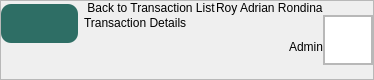
        <widget class="QFrame" name="Header">
         <property name="sizePolicy">
          <sizepolicy hsizetype="Expanding" vsizetype="Expanding">
           <horstretch>0</horstretch>
           <verstretch>0</verstretch>
          </sizepolicy>
         </property>
         <property name="minimumSize">
          <size>
           <width>0</width>
           <height>80</height>
          </size>
         </property>
         <property name="maximumSize">
          <size>
           <width>16777215</width>
           <height>80</height>
          </size>
         </property>
         <property name="cursor">
          <cursorShape>ArrowCursor</cursorShape>
         </property>
         <property name="frameShape">
          <enum>QFrame::StyledPanel</enum>
         </property>
         <property name="frameShadow">
          <enum>QFrame::Raised</enum>
         </property>
         <layout class="QHBoxLayout" name="horizontalLayout_3">
          <property name="spacing">
           <number>0</number>
          </property>
          <property name="leftMargin">
           <number>0</number>
          </property>
          <property name="topMargin">
           <number>0</number>
          </property>
          <property name="rightMargin">
           <number>0</number>
          </property>
          <property name="bottomMargin">
           <number>0</number>
          </property>
          <item alignment="Qt::AlignTop">
           <widget class="QWidget" name="BackButtonCon" native="true">
            <property name="styleSheet">
             <string notr="true">#Title{
	font: 700 22pt &quot;Lexend&quot;;
}
#Subtitle {
	font: 300 10pt &quot;Lexend Light&quot;;
}
QLabel {
    padding: 0px;
    margin: 0px;
}
</string>
            </property>
            <layout class="QHBoxLayout" name="horizontalLayout" stretch="0,0">
             <property name="spacing">
              <number>6</number>
             </property>
             <property name="leftMargin">
              <number>0</number>
             </property>
             <property name="topMargin">
              <number>0</number>
             </property>
             <property name="rightMargin">
              <number>0</number>
             </property>
             <property name="bottomMargin">
              <number>0</number>
             </property>
             <item alignment="Qt::AlignLeft">
              <widget class="QPushButton" name="BacktoTransactionButton">
               <property name="styleSheet">
                <string notr="true">QPushButton {
	font: 900 10pt &quot;Satoshi Black&quot;;
	background-color: #2E6E65;
 	border-radius: 10px;
	font-weight: bold;	
	font-size: 25px;
	color: #F4F7ED;
	text-align: left;
	padding: 5px 5px;
}</string>
               </property>
               <property name="text">
                <string/>
               </property>
               <property name="icon">
                <iconset resource="../Images/resources.qrc">
                 <normaloff>:/lucide/icons/arrow-left.svg</normaloff>:/lucide/icons/arrow-left.svg</iconset>
               </property>
               <property name="iconSize">
                <size>
                 <width>40</width>
                 <height>40</height>
                </size>
               </property>
              </widget>
             </item>
             <item alignment="Qt::AlignTop">
              <widget class="QWidget" name="widget" native="true">
               <property name="sizePolicy">
                <sizepolicy hsizetype="Expanding" vsizetype="Fixed">
                 <horstretch>0</horstretch>
                 <verstretch>0</verstretch>
                </sizepolicy>
               </property>
               <property name="maximumSize">
                <size>
                 <width>16777215</width>
                 <height>16777215</height>
                </size>
               </property>
               <layout class="QVBoxLayout" name="verticalLayout_5">
                <property name="spacing">
                 <number>0</number>
                </property>
                <property name="leftMargin">
                 <number>0</number>
                </property>
                <property name="topMargin">
                 <number>0</number>
                </property>
                <property name="rightMargin">
                 <number>0</number>
                </property>
                <property name="bottomMargin">
                 <number>0</number>
                </property>
                <item alignment="Qt::AlignBottom">
                 <widget class="QLabel" name="Subtitle">
                  <property name="minimumSize">
                   <size>
                    <width>0</width>
                    <height>15</height>
                   </size>
                  </property>
                  <property name="maximumSize">
                   <size>
                    <width>16777215</width>
                    <height>15</height>
                   </size>
                  </property>
                  <property name="text">
                   <string> Back to Transaction List</string>
                  </property>
                  <property name="alignment">
                   <set>Qt::AlignLeading</set>
                  </property>
                 </widget>
                </item>
                <item alignment="Qt::AlignLeft|Qt::AlignTop">
                 <widget class="QLabel" name="Title">
                  <property name="enabled">
                   <bool>true</bool>
                  </property>
                  <property name="sizePolicy">
                   <sizepolicy hsizetype="Preferred" vsizetype="Expanding">
                    <horstretch>0</horstretch>
                    <verstretch>0</verstretch>
                   </sizepolicy>
                  </property>
                  <property name="minimumSize">
                   <size>
                    <width>0</width>
                    <height>30</height>
                   </size>
                  </property>
                  <property name="maximumSize">
                   <size>
                    <width>16777215</width>
                    <height>30</height>
                   </size>
                  </property>
                  <property name="text">
                   <string>Transaction Details</string>
                  </property>
                  <property name="textFormat">
                   <enum>Qt::PlainText</enum>
                  </property>
                  <property name="alignment">
                   <set>Qt::AlignLeading</set>
                  </property>
                  <property name="wordWrap">
                   <bool>true</bool>
                  </property>
                 </widget>
                </item>
               </layout>
              </widget>
             </item>
            </layout>
           </widget>
          </item>
          <item>
           <layout class="QHBoxLayout" name="UserPanel">
            <property name="rightMargin">
             <number>0</number>
            </property>
            <item>
             <layout class="QVBoxLayout" name="UserInfo">
              <property name="spacing">
               <number>0</number>
              </property>
              <item alignment="Qt::AlignRight">
               <widget class="QLabel" name="UserName">
                <property name="text">
                 <string>Roy Adrian Rondina</string>
                </property>
                <property name="alignment">
                 <set>Qt::AlignLeading</set>
                </property>
               </widget>
              </item>
              <item alignment="Qt::AlignRight">
               <widget class="QLabel" name="UserType">
                <property name="text">
                 <string>Admin</string>
                </property>
                <property name="alignment">
                 <set>Qt::AlignLeading</set>
                </property>
               </widget>
              </item>
             </layout>
            </item>
            <item>
             <widget class="QFrame" name="Profile">
              <property name="sizePolicy">
               <sizepolicy hsizetype="Fixed" vsizetype="Fixed">
                <horstretch>0</horstretch>
                <verstretch>0</verstretch>
               </sizepolicy>
              </property>
              <property name="minimumSize">
               <size>
                <width>50</width>
                <height>50</height>
               </size>
              </property>
              <property name="maximumSize">
               <size>
                <width>50</width>
                <height>50</height>
               </size>
              </property>
              <property name="frameShape">
               <enum>QFrame::StyledPanel</enum>
              </property>
              <property name="frameShadow">
               <enum>QFrame::Raised</enum>
              </property>
              <layout class="QVBoxLayout" name="verticalLayout_3">
               <property name="spacing">
                <number>0</number>
               </property>
               <property name="leftMargin">
                <number>0</number>
               </property>
               <property name="topMargin">
                <number>0</number>
               </property>
               <property name="rightMargin">
                <number>0</number>
               </property>
               <property name="bottomMargin">
                <number>0</number>
               </property>
               <item>
                <widget class="QGraphicsView" name="ProfilePic">
                 <property name="enabled">
                  <bool>true</bool>
                 </property>
                 <property name="sizePolicy">
                  <sizepolicy hsizetype="Preferred" vsizetype="Preferred">
                   <horstretch>0</horstretch>
                   <verstretch>0</verstretch>
                  </sizepolicy>
                 </property>
                 <property name="minimumSize">
                  <size>
                   <width>0</width>
                   <height>0</height>
                  </size>
                 </property>
                </widget>
               </item>
              </layout>
             </widget>
            </item>
           </layout>
          </item>
         </layout>
        </widget>
